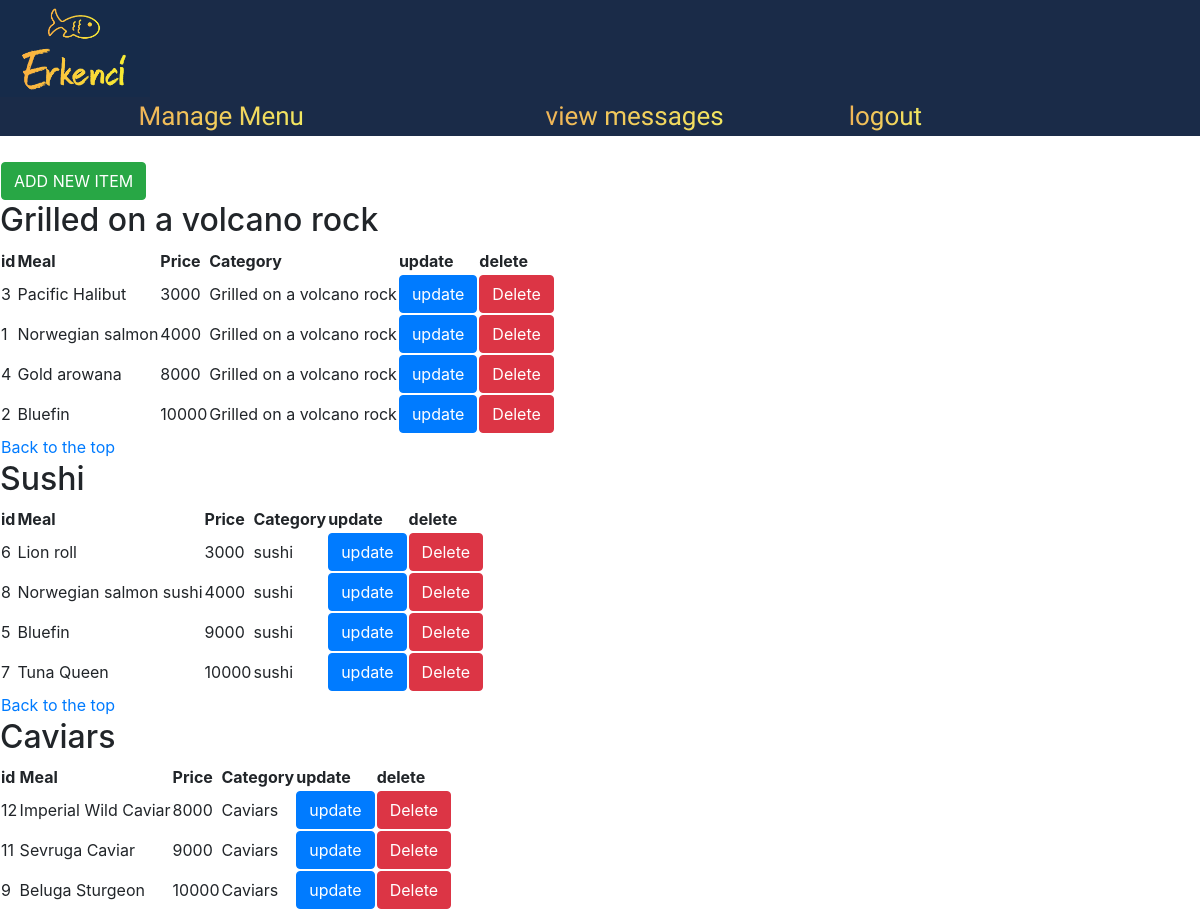
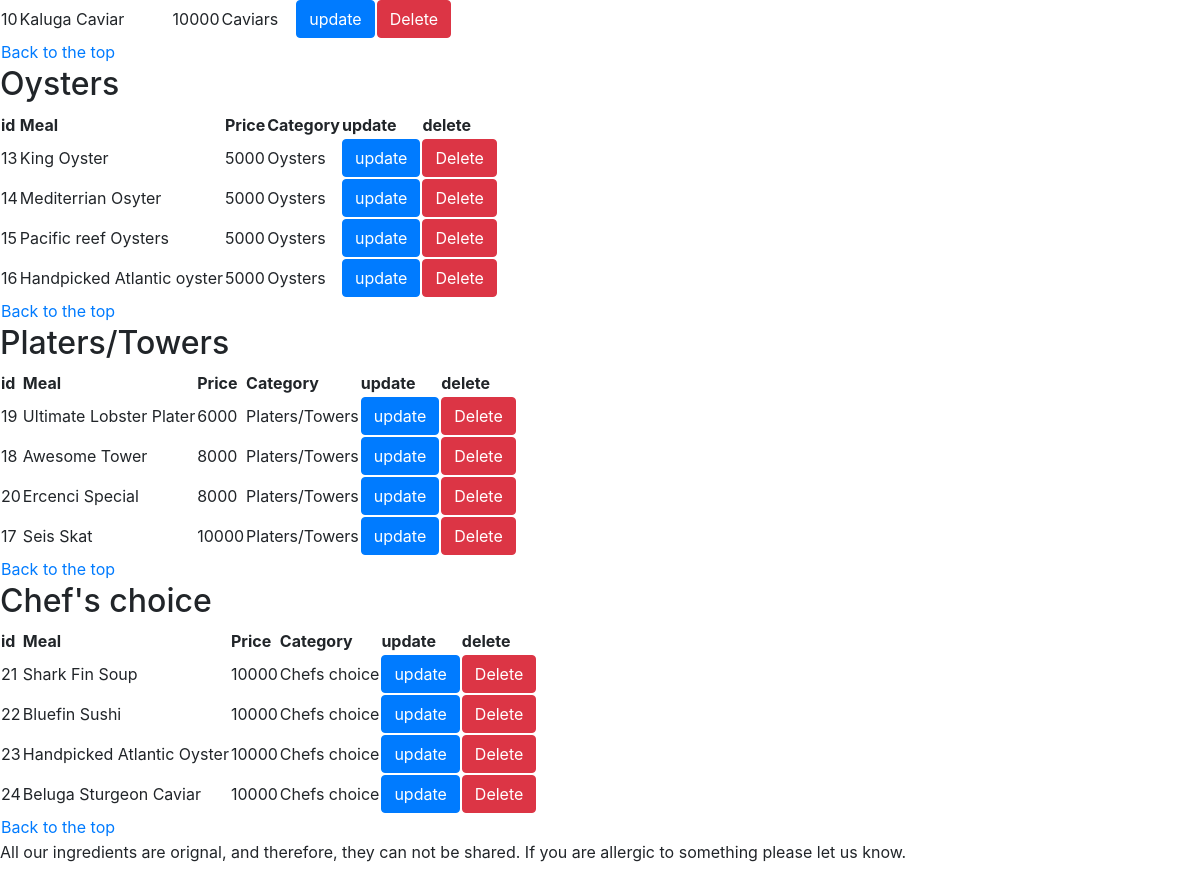
The app's page /htmldocs/php/adminpage/admenu.php (signed in) with its own data (2 pictures, top to bottom).
### tables this page shows
CREATE TABLE IF NOT EXISTS `menu` (
  `Itemid` int(11) NOT NULL AUTO_INCREMENT,
  `Foodname` varchar(40) DEFAULT NULL,
  `Price` int(11) DEFAULT NULL,
  `Category` varchar(30) DEFAULT NULL,
  PRIMARY KEY (`Itemid`)
);

### htmldocs/php/adminpage/admenu.php (the view, shortened to what this page needs)
<?php
if (($_SESSION["loggedin"])) {
    $link = mysqli_connect($host, $user, $pass, $db_name);
    ?>
<!DOCTYPE html>
<html lang='en'>
<head>
    <link rel="stylesheet" href="https://stackpath.bootstrapcdn.com/bootstrap/4.3.1/css/bootstrap.min.css"
>
    <link rel="stylesheet" href="../../../../css/stylesheet.css">
</head>
<body>
    <header>
        <figure>
            <img id="logo" src="../../../../assets/logo.png" alt="logo">
        </figure>
        <nav>
            <ul>
                <li><a href="admenu.php">Manage Menu</a></li>
                <li><a href="reservep.php">Manage Reservation</a></li>
                <li><a href="vmessage.php"> view messages </a></li>
                <li><a href="../logout.php"> logout </a></li>
            </ul>
        </nav>
    </header>
    <table>
        <tbody>
            <tr>
                <th>
                    <button style="width:100%;" type="button" class="btn btn-success" data-toggle="modal"
                        data-target="#exampleModal">ADD NEW ITEM
                    </button>
                </th>
            </tr>
        </tbody>
    </table>
    <?php
function head($catname)
    {
        echo ('<div class="menutitle clearfix" id="TG">
                <h2 style="float:clear">' . $catname . '</h2>
            </div>');
    }
    function table($link, string $catname)
    {
        echo ('
                <table>
                    <tr>
                        <th id="id">id</th>
                        <th id="meal">Meal </th>
                        <th id="price">Price</th>
                        <th id="price">Category</th>
                        <th id="update">update </th>
                        <th id="del">delete</th>
                    </tr>
            ');
        $select = 'SELECT * FROM menu WHERE Category="' . $catname . '" ORDER BY  Price asc';
        $results = mysqli_query($link, $select);
        while ($record = mysqli_fetch_assoc($results)) {
            $id = $record['Itemid'];
            $name = $record['Foodname'];
            $price = $record['Price'];
            $cat = $record['Category'];
            $thisid = $id;
            $update = '<form action="" method=post id=up>
                <input type="text" name="operation"  value=update hidden />
                <input type="text" name=tid  value="' . $id . '"  hidden/>
                <input type="text" name="foodname"  value="' . $name . '" hidden/>
                <input type="text" name="price"  value=' . $price . ' hidden/>
                <input type="text" name="category"  value=' . $cat . ' hidden />
                <button type="" name="update"   data-toggle="modal" data-target="#exampleModal" class= "btn btn-primary"> update</button>
                </form>';
            $delete = "<form>
                <input type='text' name='operation'  value='delete' hidden  />
                <input type='text' name='id'  value=$thisid  hidden/>
                <button  class='btn btn-danger'>Delete</button>
                </form> ";
            echo ('<tr>
                <td headers=meal>' . $id . '</td>
                <td headers=meal>' . $name . '</td>
                <td headers=price>' . $price . '</td>
                <td headers=del>' . $cat . '</td>
                <td headers=update>' . $update . '</td>
                <td headers=del>' . $delete . '</td>
                ');
        }
        ?>
    <tr>
        <td colspan=6> <a href="#top">Back to the top</a> </td>
    </tr>
    </table>
    <?php
}
    ?>
    <?php
    head("Grilled on a volcano rock");
    table($link, "Grilled on a volcano rock");
    table($link, "sushi");
    table($link, "Caviars");
    table($link, "Oysters");
    table($link, "Platers/Towers");
    table($link, "Chefs choice");
    ?>
    <p id="copyriht">All our ingredients are orignal, and therefore, they can not be shared. If you are allergic to
        something please let us know. </p>
</body>
</html>
<?php
}
?>

### css/stylesheet.css (style rules this page uses)
header { background: #1a2b48; margin-bottom: 25px; width: 100%; grid-gap: 0; }
header a { text-decoration: none; }
header nav { grid-area: nav; }
header nav ul li { text-align: center; display: inline; margin-left: 4.5%; font-family: "Germania One", sans-serif; font-size: 26px; }
figure { grid-area: logo; margin: 1em; }
figure #logo { width: 150px; vertical-align: top; }
body { padding: 0; margin: 0; line-height: 1.5; }
@media (max-width: 1200px) and (min-width: 710px) { figure { position: relative; margin: auto; } }
@media (max-width: 1200px) and (min-width: 710px) { nav ul li { padding: 20px; display: list-item; text-align: center; padding-left: 0; } }
@media (max-width: 1200px) and (min-width: 710px) { header { grid-template: "logo" "nav" / 1fr; } }
@media (max-width: 1380px) and (min-width: 1111px) { nav ul li { margin: 0; padding-left: 4%; } }

### records on screen
menu: Itemid "3", Foodname "Pacific Halibut", Price "3000", Category "Grilled on a volcano rock"
menu: Itemid "1", Foodname "Norwegian salmon", Price "4000", Category "Grilled on a volcano rock"
menu: Itemid "4", Foodname "Gold arowana", Price "8000", Category "Grilled on a volcano rock"
menu: Itemid "2", Foodname "Bluefin", Price "10000", Category "Grilled on a volcano rock"
menu: Itemid "6", Foodname "Lion roll", Price "3000", Category "sushi"
menu: Itemid "8", Foodname "Norwegian salmon sushi", Price "4000", Category "sushi"
menu: Itemid "5", Foodname "Bluefin", Price "9000", Category "sushi"
menu: Itemid "7", Foodname "Tuna Queen", Price "10000", Category "sushi"
menu: Itemid "12", Foodname "Imperial Wild Caviar", Price "8000", Category "Caviars"
menu: Itemid "11", Foodname "Sevruga Caviar", Price "9000", Category "Caviars"
menu: Itemid "9", Foodname "Beluga Sturgeon", Price "10000", Category "Caviars"
menu: Itemid "10", Foodname "Kaluga Caviar", Price "10000", Category "Caviars"
menu: Itemid "13", Foodname "King Oyster", Price "5000", Category "Oysters"
menu: Itemid "14", Foodname "Mediterrian Osyter", Price "5000", Category "Oysters"
menu: Itemid "15", Foodname "Pacific reef Oysters", Price "5000", Category "Oysters"
menu: Itemid "16", Foodname "Handpicked Atlantic oyster", Price "5000", Category "Oysters"
menu: Itemid "19", Foodname "Ultimate Lobster Plater", Price "6000", Category "Platers/Towers"
menu: Itemid "18", Foodname "Awesome Tower", Price "8000", Category "Platers/Towers"
menu: Itemid "20", Foodname "Ercenci Special", Price "8000", Category "Platers/Towers"
menu: Itemid "17", Foodname "Seis Skat", Price "10000", Category "Platers/Towers"
menu: Itemid "21", Foodname "Shark Fin Soup", Price "10000", Category "Chefs choice"
menu: Itemid "22", Foodname "Bluefin Sushi", Price "10000", Category "Chefs choice"
menu: Itemid "23", Foodname "Handpicked Atlantic Oyster", Price "10000", Category "Chefs choice"
menu: Itemid "24", Foodname "Beluga Sturgeon Caviar", Price "10000", Category "Chefs choice"

### other values on screen
$catname "Grilled on a volcano rock Sushi Caviars Oysters Platers/Towers Chef's choice"
